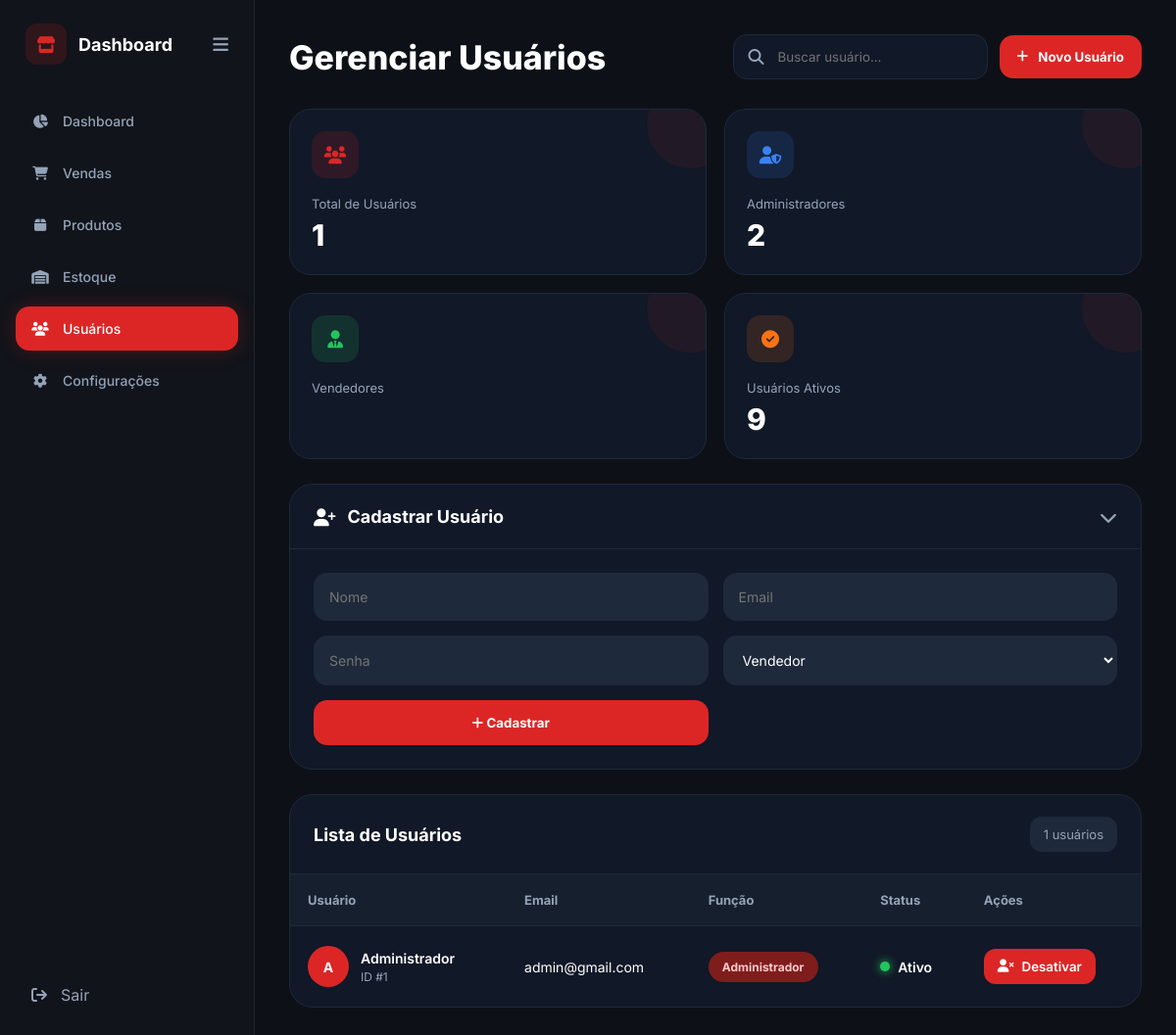
The app's page /usuarios/ (signed in), older data.
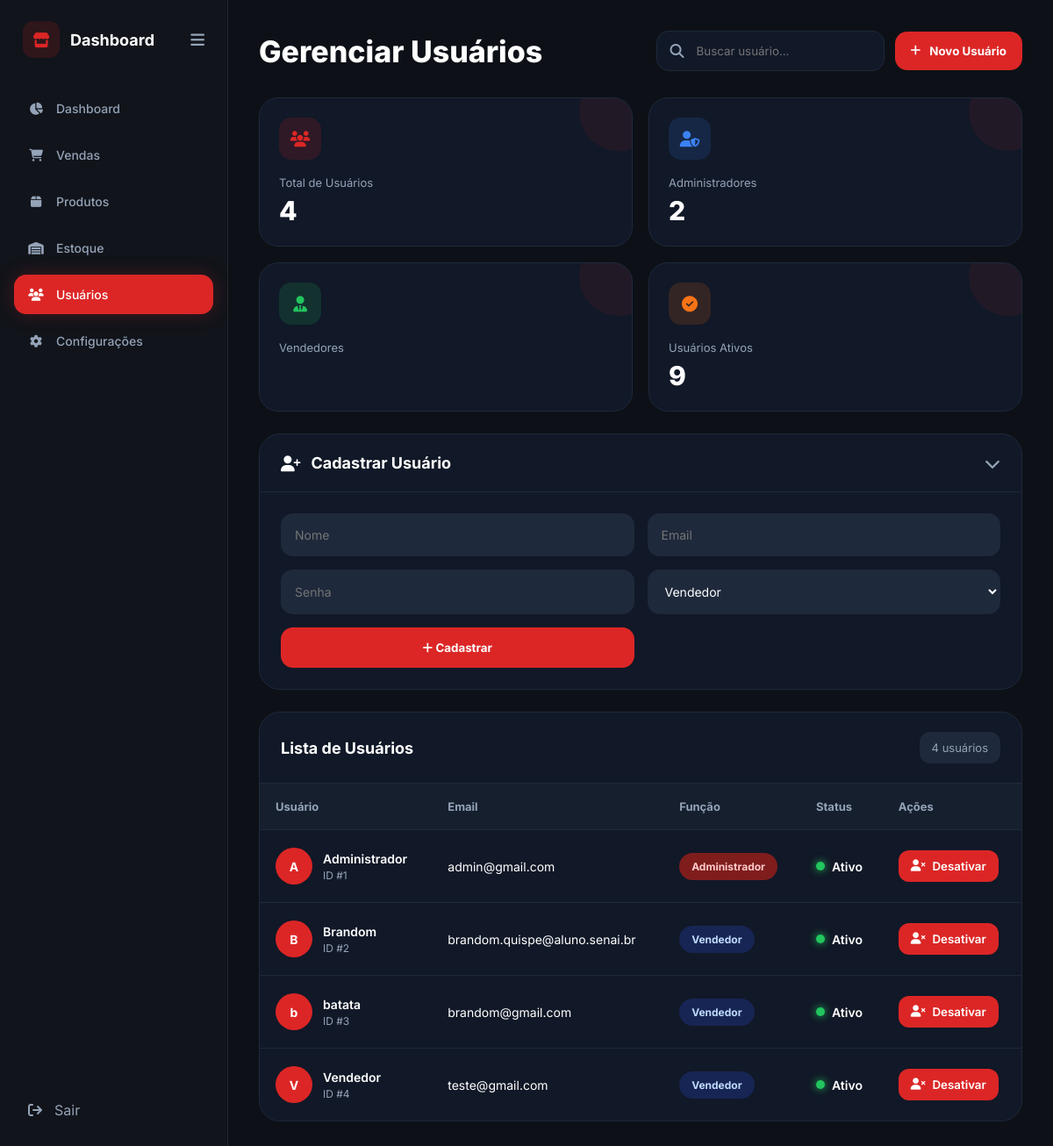
The same page, newer data.
### app/models/usuarios.py (models this page shows)
class Usuario(Base):
    __tablename__ = "usuarios"
    id = Column(Integer, primary_key=True, index=True)
    nome = Column(String, nullable=False)
    email = Column(String, unique=True, nullable=False)
    senha = Column(String, nullable=False)
    role = Column(String, default="vendedor")
    ativo = Column(Boolean, default=True)

### app/routes/usuarios.py (the view)
@router.get("/", response_class=HTMLResponse)
def pagina_usuarios(
    request: Request,
    db: Session = Depends(get_db),
    admin=Depends(get_current_admin)
):
    usuarios = db.query(Usuario).all()
    return templates.TemplateResponse(
        "usuarios.html",
        {
            "request": request,
            "usuarios": usuarios
        }
    )

### app/templates/usuarios.html (shortened to what this page needs)
<!DOCTYPE html>
<html lang="pt-BR">
<head>
<link rel="stylesheet"
href="https://cdnjs.cloudflare.com/ajax/libs/font-awesome/6.4.0/css/all.min.css">
</head>
<body>
<aside class="sidebar" id="sidebar">
<div>
<div class="sidebar-brand">
<div class="brand-left">
<div class="brand-icon">
<i class="fa-solid fa-store"></i>
</div>
<span class="logo-text">
Dashboard
</span>
</div>
<i class="fa-solid fa-bars toggle-btn"
onclick="toggleSidebar()"></i>
</div>
<ul class="menu-list">
<li class="menu-item">
<a href="/dashboard">
<i class="fa-solid fa-chart-pie"></i>
<span>Dashboard</span>
</a>
</li>
<li class="menu-item">
<a href="/vendas">
<i class="fa-solid fa-cart-shopping"></i>
<span>Vendas</span>
</a>
</li>
<li class="menu-item">
<a href="/produtos">
<i class="fa-solid fa-box"></i>
<span>Produtos</span>
</a>
</li>
<li class="menu-item">
<a href="/estoque">
<i class="fa-solid fa-warehouse"></i>
<span>Estoque</span>
</a>
</li>
<li class="menu-item active">
<a href="/usuarios">
<i class="fa-solid fa-users"></i>
<span>Usuários</span>
</a>
</li>
<li class="menu-item">
<a href="/configuracoes">
<i class="fa-solid fa-gear"></i>
<span>Configurações</span>
</a>
</li>
</ul>
</div>
<div class="sidebar-footer">
<a href="/logout">
<i class="fa-solid fa-arrow-right-from-bracket"></i>
<span>Sair</span>
</a>
</div>
</aside>
<main class="main-content">
<div class="container">
<div class="topbar">
<h1 class="title">
Gerenciar Usuários
</h1>
<div class="top-actions">
<div class="search-box">
<i class="fa-solid fa-magnifying-glass"></i>
<input
type="text"
placeholder="Buscar usuário..."
>
</div>
<button class="new-user-btn"
onclick="toggleForm()">
<i class="fa-solid fa-plus"></i>
Novo Usuário
</button>
</div>
</div>
<div class="stats-grid">
<div class="stat-card">
<div class="stat-top">
<div class="stat-icon red">
<i class="fa-solid fa-users"></i>
</div>
</div>
<div class="stat-title">
Total de Usuários
</div>
<div class="stat-value">
{{ usuarios|length }}
</div>
</div>
<div class="stat-card">
<div class="stat-top">
<div class="stat-icon blue">
<i class="fa-solid fa-user-shield"></i>
</div>
</div>
<div class="stat-title">
Administradores
</div>
<div class="stat-value">
2
</div>
</div>
<div class="stat-card">
<div class="stat-top">
<div class="stat-icon green">
<i class="fa-solid fa-user-tie"></i>
</div>
</div>
<div class="stat-title">
Vendedores
</div>
</div>
<div class="stat-card">
<div class="stat-top">
<div class="stat-icon orange">
<i class="fa-solid fa-circle-check"></i>
</div>
</div>
<div class="stat-title">
Usuários Ativos
</div>
<div class="stat-value">
9
</div>
</div>
</div>
<div class="form-card" id="formCard">
<div class="form-header"
onclick="toggleForm()">
<div class="form-title">
<i class="fa-solid fa-user-plus"></i>
Cadastrar Usuário
</div>
<i class="fa-solid fa-chevron-down form-toggle"></i>
</div>
<div class="form-content">
<form action="/usuarios/criar" method="POST">
<div class="form-grid">
<input
type="text"
name="nome"
placeholder="Nome"
class="input"
required
>
<input
type="email"
name="email"
placeholder="Email"
class="input"
required
>
<input
type="password"
name="senha"
placeholder="Senha"
class="input"
required
>
<select name="role" class="select">
<option value="vendedor">
Vendedor
</option>
</select>
<button type="submit" class="btn">
<i class="fa-solid fa-plus"></i>
Cadastrar
</button>
</div>
</form>
</div>
</div>
<div class="table-card">
<div class="table-header">
<div class="table-title">
Lista de Usuários
</div>
<div class="table-badge">
{{ usuarios|length }} usuários
</div>
</div>
<table>
<thead>
<tr>
<th>Usuário</th>
<th>Email</th>
<th>Função</th>
<th>Status</th>
<th>Ações</th>
</tr>
</thead>
<tbody>
{% for usuario in usuarios %}
<tr>
<td>
<div class="user-info">
<div class="avatar">
{{ usuario.nome[0] }}
</div>
<div>
<div class="user-name">
{{ usuario.nome }}
</div>
<div class="user-id">
ID #{{ usuario.id }}
</div>
</div>
</div>
</td>
<td>
{{ usuario.email }}
</td>
<td>
{% if usuario.role == "admin" %}
<span class="role admin">
Administrador
</span>
{% else %}
<span class="role vendedor">
Vendedor
</span>
{% endif %}
</td>
<td>
{% if usuario.ativo %}
<div class="status">
<div class="status-dot active-dot"></div>
Ativo
</div>
{% else %}
<div class="status">
<div class="status-dot inactive-dot"></div>
Inativo
</div>
{% endif %}
</td>
<td>
<div class="actions">
{% if usuario.ativo %}
<form action="/usuarios/desativar/{{ usuario.id }}"
method="POST">
<button class="action-btn btn-disable">
<i class="fa-solid fa-user-xmark"></i>
Desativar
</button>
</form>
{% endif %}
</div>
</td>
</tr>
{% endfor %}
</tbody>
</table>
</div>
</div>
</main>
</body>
</html>

Row changes from the older to the newer data that the page shows:
added Usuario: nome "B", nome "Brandom", id "2", email "brandom.quispe@aluno.senai.br", role "Vendedor", ativo True (drawn)
added Usuario: nome "b", nome "batata", id "3", email "brandom@gmail.com", role "Vendedor", ativo True (drawn)
added Usuario: nome "V", nome "Vendedor", id "4", email "teste@gmail.com", role "Vendedor", ativo True (drawn)
Text that changed along with them:
{{ usuarios|length }}: "1" → "4"
